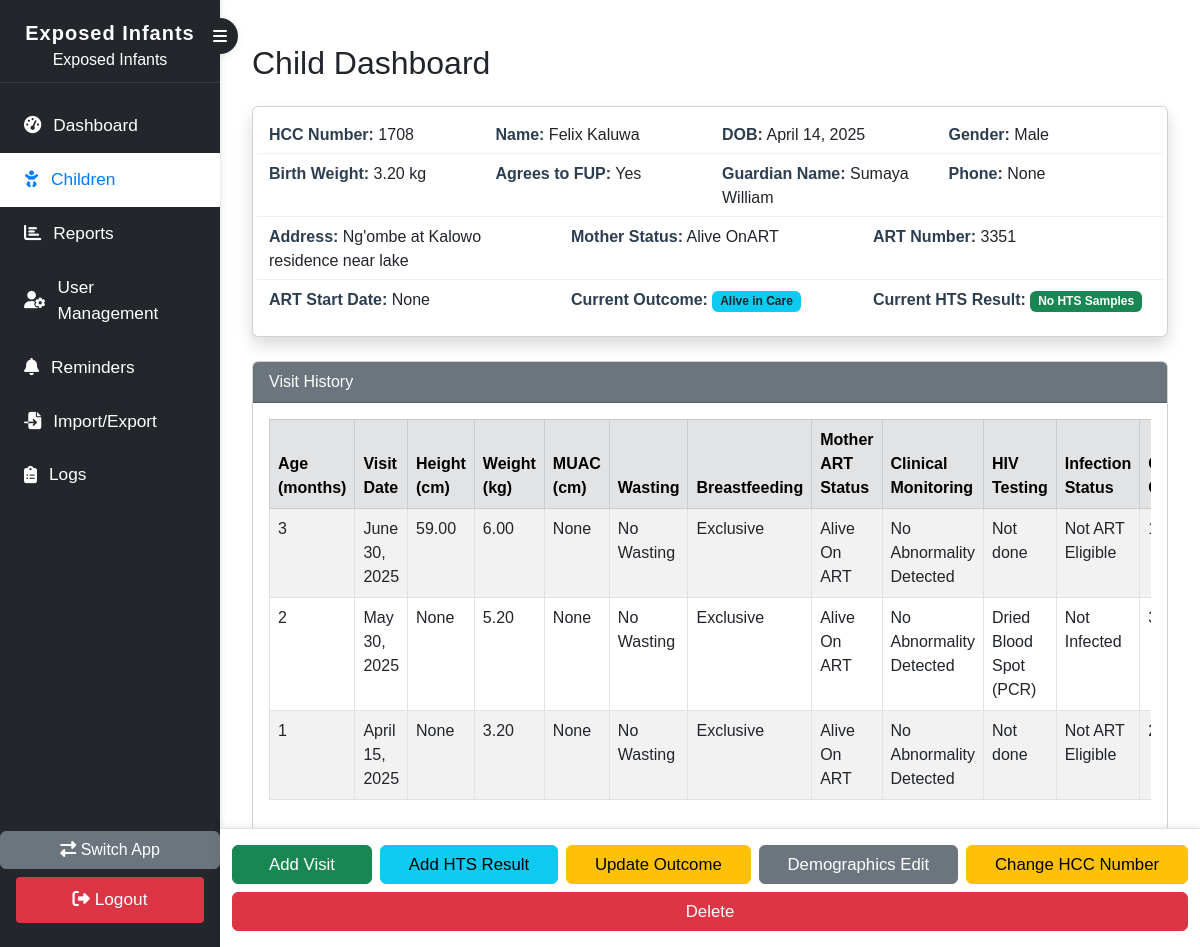
Screenshot of /children/exposed/children/child_dashboard/1708/ (signed in) with the database file from the repository.
### children/models.py (models this page shows, shortened)
class Child(models.Model):
    hcc_number = models.CharField(max_length=20, primary_key=True)
    child_name = models.CharField(max_length=200)
    child_dob = models.DateField()
    CHILD_GENDER_CHOICES = [
        ('Male', 'Male'),
        ('Female', 'Female')
    ]
    child_gender = models.CharField(max_length=6, choices=CHILD_GENDER_CHOICES)
    child_birth_weight = models.DecimalField(max_digits=5, decimal_places=2)
    guardian_name = models.CharField(max_length=200)
    relationship = models.CharField(max_length=100)
    guardian_phone = models.CharField(max_length=20)
    physical_address = models.TextField()
    AGREES_TO_FUP_CHOICES = [('Yes', 'Yes'), ('No', 'No')]
    agrees_to_fup = models.CharField(max_length=3, choices=AGREES_TO_FUP_CHOICES)
    MOTHER_STATUS_CHOICES = [
        ('Alive No ART', 'Alive No ART'),
        ('Alive OnART', 'Alive OnART'),
        ('Died', 'Died'),
        ('Unknown', 'Unknown'),
    ]
    mother_status = models.CharField(max_length=20, choices=MOTHER_STATUS_CHOICES)
    mother_art_number = models.CharField(max_length=20, blank=True, null=True)
    mother_art_start_date = models.DateField(blank=True, null=True)

class ChildVisit(models.Model):
    child = models.ForeignKey(Child, on_delete=models.CASCADE, related_name='visits')
    visit_date = models.DateField(null=True, blank=True)
    height = models.DecimalField(max_digits=5, decimal_places=2, null=True, blank=True)
    weight = models.DecimalField(max_digits=5, decimal_places=2, null=True, blank=True)
    muac = models.DecimalField(max_digits=4, decimal_places=1, null=True, blank=True)
    WASTING_CHOICES = [
        ('No', 'No Wasting'), ('Mod', 'Moderate'), ('Sev', 'Severe')
    ]
    wasting = models.CharField(max_length=4, choices=WASTING_CHOICES, null=True, blank=True, default='No')
    BREASTFEEDING_CHOICES = [
        ('Exc', 'Exclusive'), ('M', 'Mixed/Complement'), ('<6', 'Stopped last 6 Weeks'),
        ('C', 'Stopped over 6w. ago')
    ]
    breastfeeding = models.CharField(max_length=10, choices=BREASTFEEDING_CHOICES, null=True, blank=True, default='Exc')
    MOTHER_ART_CHOICES = [
        ('No ART', 'Alive No ART'),
        ('On ART', 'Alive On ART'),
        ('Died', 'Died'),
        ('Unk', 'Unknown')
    ]
    mother_art_status = models.CharField(max_length=10, choices=MOTHER_ART_CHOICES, null=True, blank=True, default='On ART')
    CLINICAL_MONITORING_CHOICES = [
        ('NAD', 'No Abnormality Detected'),
        ('Sick', 'Sick child')
    ]
    clinical_monitoring = models.CharField(max_length=10, choices=CLINICAL_MONITORING_CHOICES, null=True, blank=True, default='NAD')
    HIV_TEST_CHOICES = [
        ('No', 'Not done'),
        ('Dbs', 'Dried Blood Spot (PCR)'),
        ('Rt', 'Rapid Test')
    ]
    hiv_testing = models.CharField(max_length=10, choices=HIV_TEST_CHOICES, null=True, blank=True, default='No')
    HIV_INFECTION_STATUS_CHOICES = [
        ('A', 'Not Infected'),
        ('B', 'Infected'),
        ('C', 'Not ART Eligible'),
        ('D', 'PSHD -> ART')
    ]
    infection_status = models.CharField(max_length=20, choices=HIV_INFECTION_STATUS_CHOICES, null=True, blank=True, default='C')
    DRUG_GIVEN_CHOICES = [
        ('None', 'No Drugs Given'),
        ('CPT', 'Cotrimoxazole Prophylaxis (CPT)'),
        ('NVP', 'Nevirapine (NVP)'),
        ('2P', '2P'),
    ]
    drug_given = models.CharField(max_length=10, choices=DRUG_GIVEN_CHOICES, null=True, blank=True, default='CPT')
    cpt_given = models.PositiveIntegerField(null=True, blank=True, help_text="Number of CPT/NVP tablets given")
    FOLLOW_UP_CHOICES = [
        ('Con', 'Continue FUP'),
        ('Dis', 'Discharged'),
        ('ART', 'Started ART'),
        ('To', 'Transferred Out'),
        ('Def', 'Defaulted'),
        ('Died', 'Died')
    ]
    follow_up_outcome = models.CharField(max_length=10, choices=FOLLOW_UP_CHOICES,default='Con')
    next_appointment_or_outcome_date = models.DateField(null=True, blank=True)

### children/views.py (the view)
# urls.py: path('exposed/children/child_dashboard/<str:hcc_number>/', views.child_dashboard_view, name='child_dashboard'),
@login_required
def child_dashboard_view(request, hcc_number):
    child = get_object_or_404(Child, hcc_number=hcc_number)
    visits = child.visits.order_by('-visit_date')
    hts_samples = child.hts_samples.order_by('-sample_date')
    child_fields = []
    for field in child._meta.fields:
        if field.name != "id":
            child_fields.append({
                'name': field.name,
                'verbose_name': field.verbose_name,
                'value': getattr(child, field.name),
            })
    current_outcome = None
    current_outcome_date = None
    current_result = None
    if visits.exists():
        latest_visit = visits.first()
        outcome = latest_visit.follow_up_outcome
        outcome_date = latest_visit.next_appointment_or_outcome_date
        from datetime import date, timedelta
        today = date.today()
        missed_or_defaulted_date = None
        if outcome == 'Con':  # Continue FUP
            if outcome_date:
                days_since = (today - outcome_date).days
                if days_since > 28:
                    current_outcome = 'Defaulted'
                    missed_or_defaulted_date = outcome_date + timedelta(days=29)
                elif days_since > 7:
                    current_outcome = 'Missed Appointment'
                    missed_or_defaulted_date = outcome_date + timedelta(days=8)
                else:
                    current_outcome = 'Alive in Care'
                current_outcome_date = outcome_date
            else:
                current_outcome = 'Alive in Care'
                current_outcome_date = None
        else:
            current_outcome = latest_visit.get_follow_up_outcome_display()
            current_outcome_date = outcome_date
    else:
        missed_or_defaulted_date = None
    if hts_samples.exists():
        latest_hts = hts_samples.first()
        hts_result = latest_hts.result
        hts_date_received = latest_hts.date_received
        if hts_result:
            current_result = latest_hts.result
        else:
            current_result = 'Pending'
    else:
        current_result = 'No HTS Samples'
    return render(request, 'child_dashboard.html', {
        'child': child,
        'visits': visits,
        'child_fields': child_fields,
        'current_outcome': current_outcome,
        'current_outcome_date': current_outcome_date,
        'missed_or_defaulted_date': missed_or_defaulted_date,
        'current_result': current_result,
    })

### children/templatetags/field_tags.py (called while the page is built)
@register.filter
def age_in_months(visit_date, dob):
    if not visit_date or not dob:
        return ""
    try:
        months = (visit_date.year - dob.year) * 12 + (visit_date.month - dob.month)
        if visit_date.day >= dob.day:
            months += 1
        return max(months, 0)
    except Exception:
        return ""

### children/templates/child_dashboard.html (shortened to what this page needs)
{% extends 'base.html' %}
{% load static %}
{% load field_tags %}
{% block content %}
<div class="container mt-4">
    <h2 class="mb-4">Child Dashboard</h2>
    <div id="cd-top-section" class="card mb-4 p-3 shadow">
        <div class="row mb-2">
            <div class="col-md-3"><strong>HCC Number:</strong> {{ child.hcc_number }}</div>
            <div class="col-md-3"><strong>Name:</strong> {{ child.child_name }}</div>
            <div class="col-md-3"><strong>DOB:</strong> {{ child.child_dob }}</div>
            <div class="col-md-3"><strong>Gender:</strong> {{ child.child_gender }}</div>
        </div>
        <div class="row mb-2">
            <div class="col-md-3"><strong>Birth Weight:</strong> {{ child.child_birth_weight }} kg</div>
            <div class="col-md-3"><strong>Agrees to FUP:</strong> {{ child.agrees_to_fup }}</div>
            <div class="col-md-3"><strong>Guardian Name:</strong> {{ child.guardian_name }}</div>
            <div class="col-md-3"><strong>Phone:</strong> {{ child.guardian_phone }}</div>
        </div>
        <div class="row mb-2">
            <div class="col-md-4"><strong>Address:</strong> {{ child.physical_address }}</div>
            <div class="col-md-4"><strong>Mother Status:</strong> {{ child.mother_status }}</div>
            <div class="col-md-4"><strong>ART Number:</strong> {{ child.mother_art_number }}</div>
        </div>
        <div class="row mb-2">
            <div class="col-md-4"><strong>ART Start Date:</strong> {{ child.mother_art_start_date }}</div>
            <div class="col-md-4">
                <strong>Current Outcome:</strong>
                {% if current_outcome %}
                    <span class="badge bg-info text-dark">{{ current_outcome }}</span>
                {% else %}
                    <span class="text-muted">N/A</span>
                {% endif %}
            </div>
            <div class="col-md-4">
                <strong>Current HTS Result:</strong>
                {% if current_result %}
                    <span class="badge bg-success">{{ current_result }}</span>
                {% else %}
                    <span class="text-muted">No HTS Result</span>
                {% endif %}
            </div>
        </div>
    </div>
    <div id="cd-middle-section" class="card mb-4">
        <div class="card-header bg-secondary text-white">Visit History</div>
        <div class="card-body">
            {% if visits %}
            <div class="table-responsive">
                <table class="table table-bordered table-striped table-hover">
                    <thead class="table-secondary">
                        <tr>
                            <th>Age (months)</th>
                            <th>Visit Date</th>
                            <th>Height (cm)</th>
                            <th>Weight (kg)</th>
                            <th>MUAC (cm)</th>
                            <th>Wasting</th>
                            <th>Breastfeeding</th>
                            <th>Mother ART Status</th>
                            <th>Clinical Monitoring</th>
                            <th>HIV Testing</th>
                            <th>Infection Status</th>
                            <th>CPT Given</th>
                        </tr>
                    </thead>
                    <tbody>
                        {% for visit in visits %}
                        <tr>
                            <td>
                                {% if child.child_dob and visit.visit_date %}
                                    {{ visit.visit_date|age_in_months:child.child_dob }}
                                {% else %}
                                    N/A
                                {% endif %}
                            </td>
                            <td>{{ visit.visit_date }}</td>
                            <td>{{ visit.height }}</td>
                            <td>{{ visit.weight }}</td>
                            <td>{{ visit.muac }}</td>
                            <td>{{ visit.get_wasting_display }}</td>
                            <td>{{ visit.get_breastfeeding_display }}</td>
                            <td>{{ visit.get_mother_art_status_display }}</td>
                            <td>{{ visit.get_clinical_monitoring_display }}</td>
                            <td>{{ visit.get_hiv_testing_display }}</td>
                            <td>{{ visit.get_infection_status_display }}</td>
                            <td>{{ visit.cpt_given }}</td>
                        </tr>
                        {% endfor %}
                    </tbody>
                </table>
            </div>
            {% else %}
                <p>No visits recorded yet.</p>
            {% endif %}
        </div>
    </div>
    <div id="cd-bottom-section" class="cd-fixed-bottom-bar">
        <div class="container-fluid d-flex flex-wrap justify-content-center gap-2 py-3">
            {% if user.is_superuser %}
                <a href="{% url 'children:add_visit' child.hcc_number %}" class="btn btn-success flex-fill">Add Visit</a>
                <a href="{% url 'children:add_hts_result' child.hcc_number %}" class="btn btn-info flex-fill">Add HTS Result</a>
                <a href="{% url 'children:update_outcome' child.hcc_number %}" class="btn btn-warning flex-fill">Update Outcome</a>
                <a href="{% url 'children:edit_field' child.hcc_number 'all' %}" class="btn btn-secondary flex-fill">Demographics Edit</a>
                <a href="{% url 'children:change_hcc_number' child.hcc_number %}" class="btn btn-warning flex-fill">Change HCC Number</a>
                <a href="{% url 'children:delete_child' child.hcc_number %}" class="btn btn-danger flex-fill">Delete</a>
            {% endif %}
        </div>
    </div>
</div>
{% endblock %}

### children/static/css/styles.css (style rules this page uses)
html, body { height: 100%; margin: 0; font-family: Arial, sans-serif; }
.cd-fixed-bottom-bar { position: fixed; left: 220px; right: 0; bottom: 0; background: #fff; box-shadow: 0 -2px 8px rgba(0,0,0,0.08); z-index: 2000; border-top: 1px solid #e0e0e0; padding-bottom: env(safe-area-inset-bottom, 0); }
.cd-fixed-bottom-bar .btn { min-width: 140px; font-weight: 500; font-size: 1.05rem; margin-bottom: 0 !important; }
.cd-fixed-bottom-bar .container-fluid { max-width: 100vw; }
#cd-top-section .row.mb-2:not(:last-child) { border-bottom: 1px solid #f0f0f0; padding-bottom: 6px; margin-bottom: 10px; }
#cd-top-section strong { color: #2c3e50; }

### rows the page displays
Child: hcc_number "1708", child_name "Felix Kaluwa", child_dob "April 14, 2025", child_gender "Male", child_birth_weight "3.20", agrees_to_fup "Yes", guardian_name "Sumaya William", guardian_phone "None", physical_address "Ng'ombe at Kalowo residence near lake", mother_status "Alive OnART", mother_art_number "3351", mother_art_start_date "None"
ChildVisit: visit_date|age_in_months "3", visit_date "June 30, 2025", height "59.00", weight "6.00", muac "None", wasting "No Wasting", breastfeeding "Exclusive", mother_art_status "Alive On ART", clinical_monitoring "No Abnormality Detected", hiv_testing "Not done", infection_status "Not ART Eligible"
ChildVisit: visit_date|age_in_months "2", visit_date "May 30, 2025", height "None", weight "5.20", muac "None", wasting "No Wasting", breastfeeding "Exclusive", mother_art_status "Alive On ART", clinical_monitoring "No Abnormality Detected", hiv_testing "Dried Blood Spot (PCR)", infection_status "Not Infected"
ChildVisit: visit_date|age_in_months "1", visit_date "April 15, 2025", height "None", weight "3.20", muac "None", wasting "No Wasting", breastfeeding "Exclusive", mother_art_status "Alive On ART", clinical_monitoring "No Abnormality Detected", hiv_testing "Not done", infection_status "Not ART Eligible"

### other values shown
{{ current_outcome }} "Alive in Care"
{{ current_result }} "No HTS Samples"
